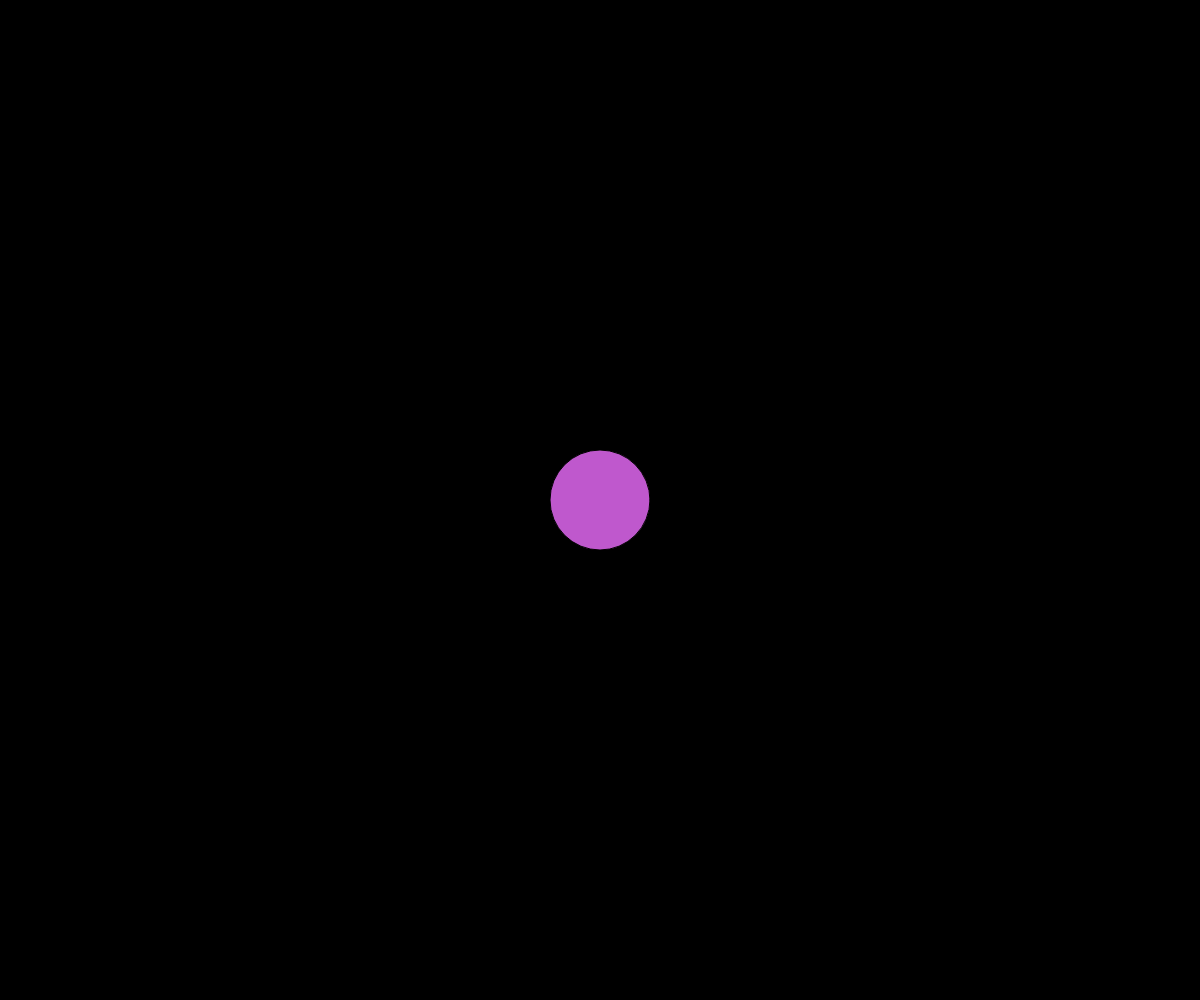
Frame 1 (no input)
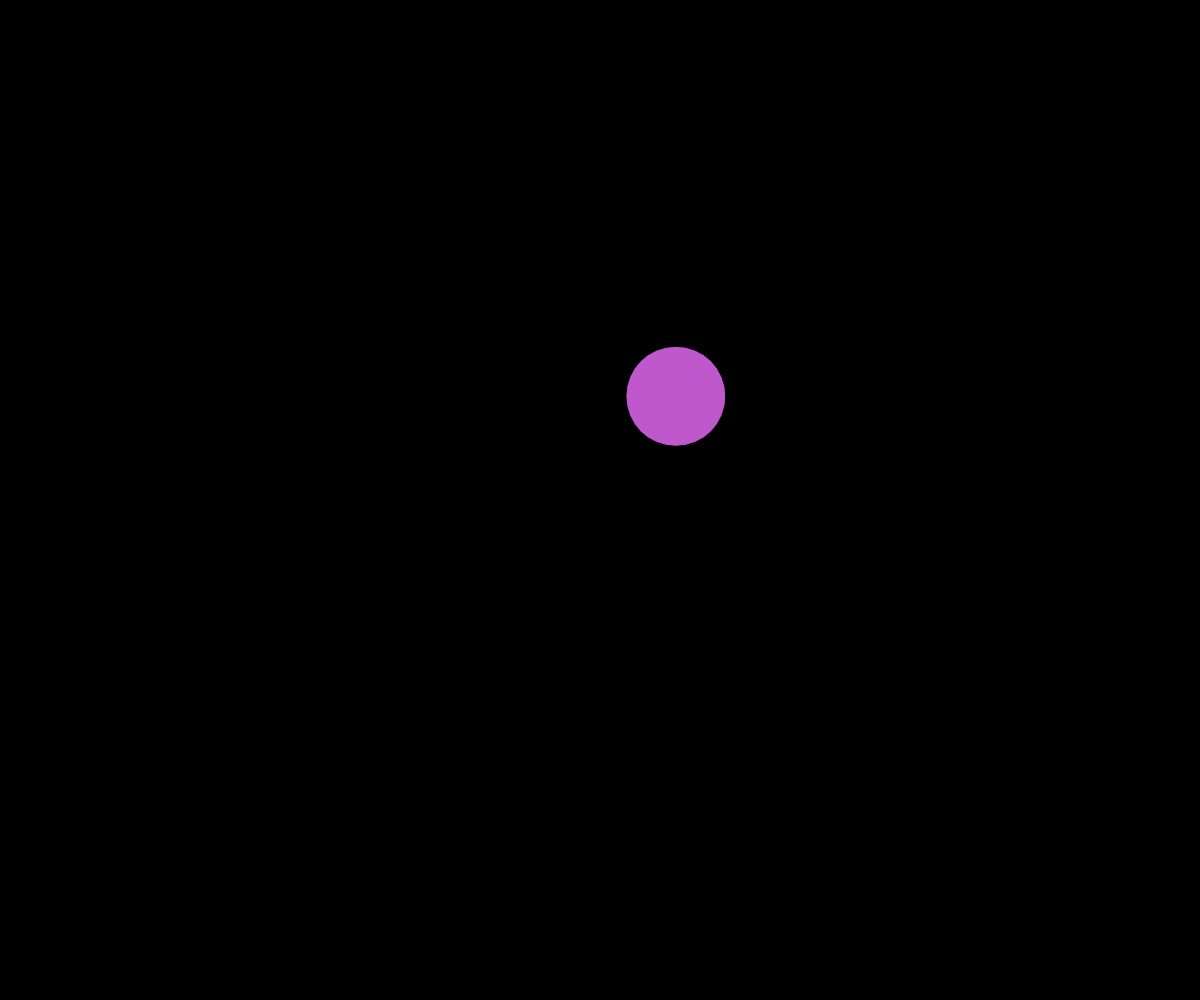
Frame 60 (no input)
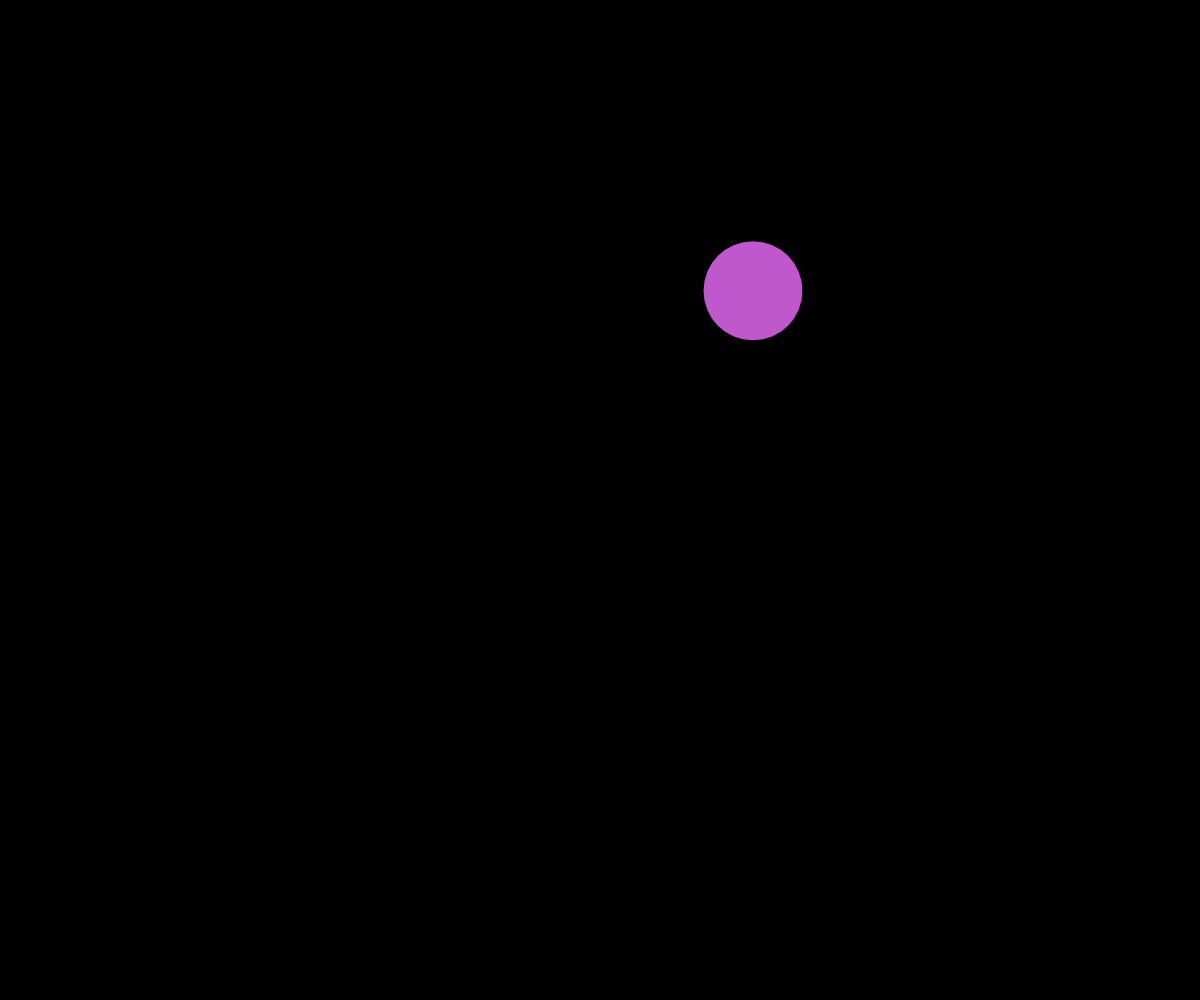
Frame 120 (the mouse pressed at the canvas centre since frame 60)

The p5.js sketch that drew these frames (run headless with seeded random() and noise() and a simulated clock; from frame 60 on, the mouse is pressed at the canvas centre):

// p5.js sketch
// ── sketch.js
/*
EXTRA CHALLENGES:

1) Can you randomize the xSpeed and ySpeed values every time the ellipse hits the canvas edges?
2) Can you tweak the if statements to factor in the radius of the ellipse to make the ellipse bounce of its edge rather than its center?
3) Can you randomize the color of the ellipse as well? Can you randomize it every time it hits the canvas edges?
*/

// Define global variables for x and y positions and x and y speeds
let xPos;
let yPos;
let xSpeed;
let ySpeed;

// Define global variables for red, green, and blue color values to be used as fill color of the bouncing ball
let redValue;
let greenValue;
let blueValue;

function setup() {
  // Create a canvas using browser (or preview window) width and browser (or preview window) height
  createCanvas(windowWidth, windowHeight);
  
  // Set initial value of x and y positions to be the middle of the canvas
  xPos = width / 2;
  yPos = height / 2;
  
  // Generate a random number between -3 and 3 for the x and y speeds 
  xSpeed = random(-3, 3);
  ySpeed = random(-3, 3);
  
  // Generate a random number between 0 and 255 for the red, green, and blue color values
  redValue = random(0, 255);
  greenValue = random(0, 255);
  blueValue = random(0, 255);
}

function draw() {
  // Refresh canvas by reseting background color to black
  background(0);
  
  // Set fill color for ellipse using randomized values
  fill(redValue, greenValue, blueValue);
  // Draw ellipse at (xPos, yPos) with width and height of 100px
  ellipse(xPos, yPos, 100, 100);
  
  // Move xPos by xSpeed
  xPos = xPos + xSpeed; // OR can write xPos += xSpeed;
  // Move yPos by ySpeed // OR can write yPos += ySpeed;
  yPos = yPos + ySpeed;
  
  // If xPos is smaller than 0 OR greater than width of the canvas
  if(xPos < 0 || xPos > width){
    // Code block inside curly brackets run only if either conditions in line 45 is true
    // Inverse the xSpeed value to go opposite direction horizontally
    xSpeed = xSpeed * -1; // OR can write xSpeed *= -1;
    
    // Randomize fill color for ellipse
    redValue = random(0, 255);
    greenValue = random(0, 255);
    blueValue = random(0, 255);
  }
  
  // If yPos is smaller than 0 OR greater than height of the canvas
  if(yPos < 0 || yPos > height){
    // Code block inside curly brackets run only if either conditions in line 57 is true
    // Inverse the ySpeed value to go opposite direction horizontally
    ySpeed = ySpeed * -1; // OR can write ySpeed *= -1;
    
    // Randomize fill color for ellipse
    redValue = random(0, 255);
    greenValue = random(0, 255);
    blueValue = random(0, 255);
  }
}
